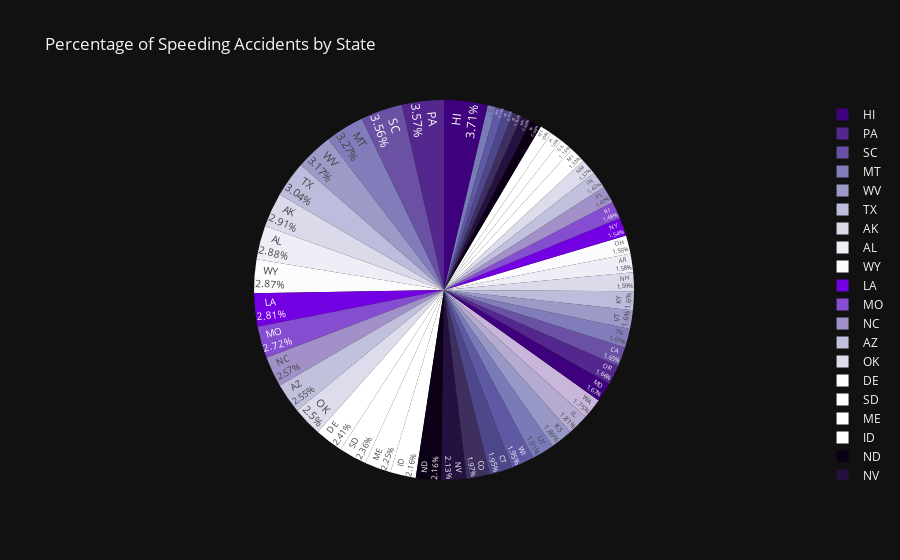

Notebook cell for this chart:
### Code cell
#percentage of speeding accidents
fig = px.pie(df, values = 'speeding', names='abbrev',
             title='Percentage of Speeding Accidents by State',
             template='plotly_dark',
             color_discrete_sequence = px.colors.sequential.Purples_r)
fig.update_traces(textposition='inside', textinfo='percent+label')
fig.show()

### Figure 1 — Plotly figure (JSON) as saved in the notebook; plotly's stock layout.template omitted (floating-point values rounded to 4 significant figures)
{"data": [{"domain": {"x": [0, 1], "y": [0, 1]}, "hovertemplate": "abbrev=%{label}<br>speeding=%{value}<extra></extra>", "labels": ["AL", "AK", "AZ", "AR", "CA", "CO", "CT", "DE", "DC", "FL", "GA", "HI", "ID", "IL", "IN", "IA", "KS", "KY", "LA", "ME", "MD", "MA", "MI", "MN", "MS", "MO", "MT", "NE", "NV", "NH", "NJ", "NM", "NY", "NC", "ND", "OH", "OK", "OR", "PA", "RI", "SC", "SD", "TN", "TX", "UT", "VT", "VA", "WA", "WV", "WI", "WY"], "legendgroup": "", "name": "", "showlegend": true, "textinfo": "percent+label", "textposition": "inside", "type": "pie", "values": [7.332, 7.421, 6.51, 4.032, 4.2, 5.032, 4.968, 6.156, 2.006, 3.759, 2.964, 9.45, 5.508, 4.608, 3.625, 2.669, 4.806, 4.066, 7.175, 5.738, 4.25, 1.886, 3.384, 2.208, 2.64, 6.923, 8.346, 1.937, 5.439, 4.06, 1.792, 3.496, 3.936, 6.552, 5.497, 3.948, 6.368, 4.224, 9.1, 3.774, 9.082, 6.014, 4.095, 7.76, 4.859, 4.08, 2.413, 4.452, 8.092, 4.968, 7.308]}], "layout": {"legend": {"tracegroupgap": 0}, "piecolorway": ["rgb(63,0,125)", "rgb(84,39,143)", "rgb(106,81,163)", "rgb(128,125,186)", "rgb(158,154,200)", "rgb(188,189,220)", "rgb(218,218,235)", "rgb(239,237,245)", "rgb(252,251,253)"], "title": {"text": "Percentage of Speeding Accidents by State"}}}
